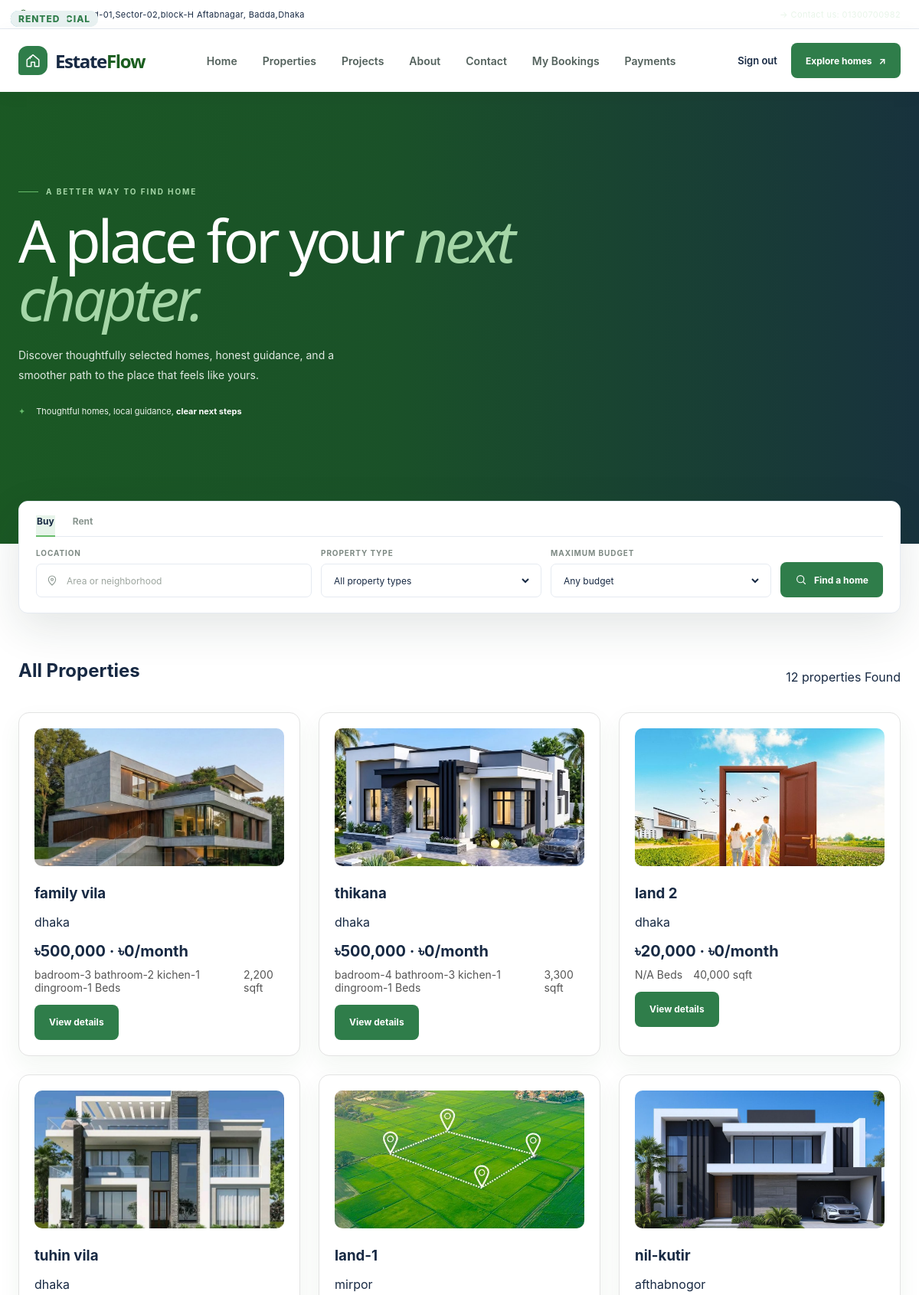
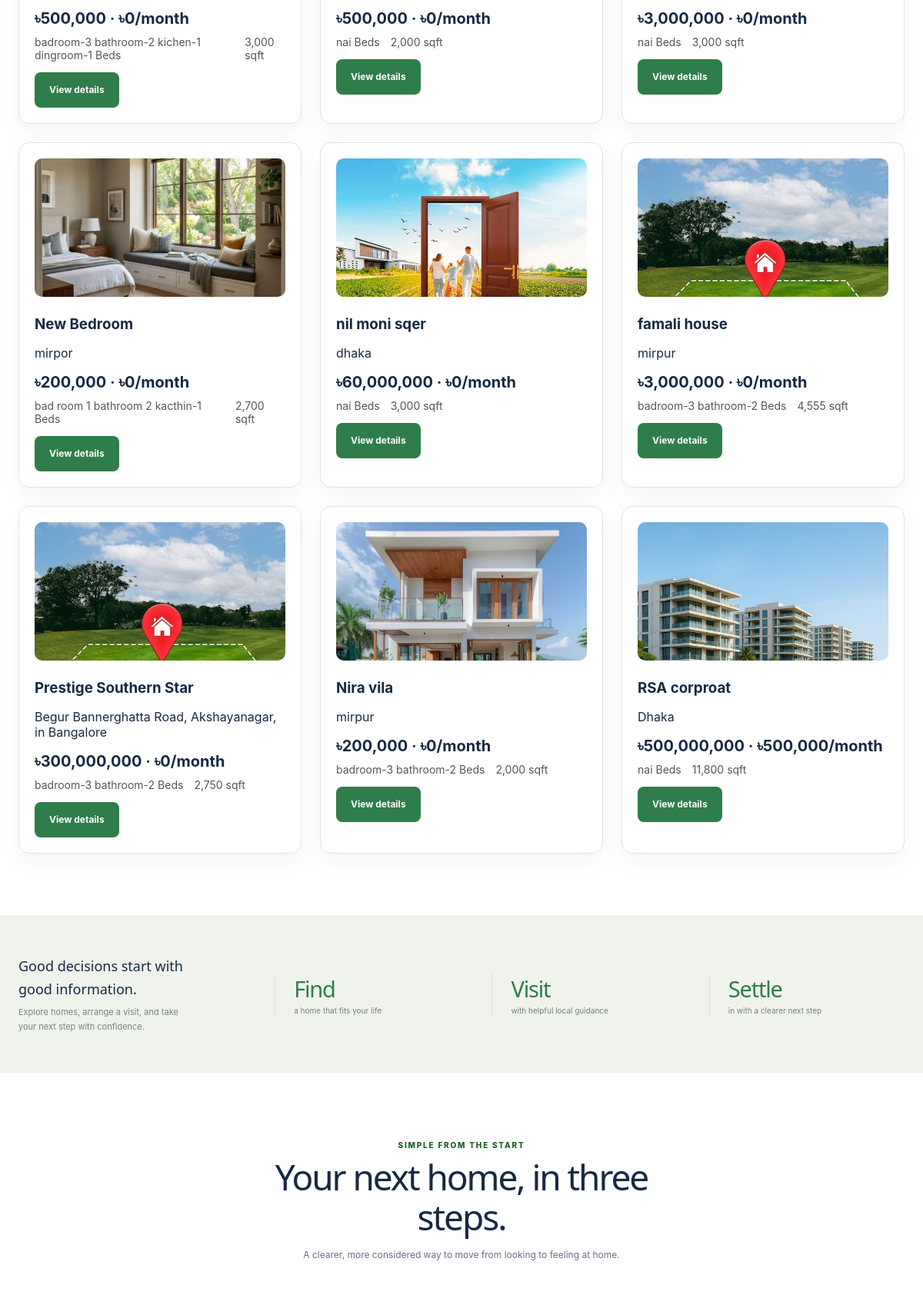
Screenshot of /frontend/user/customers_dashboard.php (signed in, upper part) with the database file from the repository (2 pictures, top to bottom).
### tables this page shows
CREATE TABLE `properties` (
  `property_id` bigint UNSIGNED NOT NULL,
  `owner_id` bigint UNSIGNED NOT NULL,
  `title` varchar(100) NOT NULL,
  `property_type` enum('flat','land','commercial') NOT NULL,
  `address` varchar(255) NOT NULL,
  `area_sqft` decimal(10,2) DEFAULT NULL,
  `price` decimal(12,2) DEFAULT NULL,
  `monthly_rent` decimal(12,2) DEFAULT NULL,
  `flat_details` varchar(100) NOT NULL,
  `status` enum('available','sold','rented') NOT NULL DEFAULT 'available',
  `description` text,
  `created_at` datetime NOT NULL DEFAULT CURRENT_TIMESTAMP,
  `imagas` varchar(100) NOT NULL
);

### frontend/user/customers_dashboard.php (the view, shortened to what this page needs)
<?php
$location = trim($_GET['location'] ?? '');
$where  = [];
$sql = "SELECT property_id, title, property_type, address, area_sqft,
               price, monthly_rent, flat_details, status, imagas
        FROM properties"
     . ($where ? " WHERE " . implode(' AND ', $where) : "") . "
        ORDER BY created_at DESC";
$stmt = $conn->prepare($sql);
$stmt->execute();
$result = $stmt->get_result();
$total  = $result->num_rows;
?>
<!DOCTYPE html>
<html lang="en">
<head>
  <link rel="stylesheet" href="partials/style.css">
</head>
<body>
  <?php include __DIR__ . '/partials/customar_header.php'; ?>
  <main>
    <section class="hero" aria-labelledby="hero-title">
      <div class="shell">
        <div class="hero-content">
          <p class="eyebrow">A better way to find home</p>
          <h1 id="hero-title">A place for your <em>next chapter.</em></h1>
          <p class="hero-copy">Discover thoughtfully selected homes, honest guidance, and a smoother path to the place that feels like yours.</p>
          <div class="hero-proof">
            <span class="proof-stars" aria-hidden="true">✦</span>
            <span>Thoughtful homes, local guidance, <strong>clear next steps</strong></span>
          </div>
        </div>
      </div>
    </section>
    <div class="shell search-wrap">
      <form class="search-panel" id="property-search" role="search" method="get" action="#properties">
        <div class="search-tabs" role="tablist" aria-label="Listing type">
          <button class="search-tab" type="button" role="tab" aria-selected="true" data-mode="buy">Buy</button>
          <button class="search-tab" type="button" role="tab" aria-selected="false" data-mode="rent">Rent</button>
        </div>
        <div class="search-fields">
          <div class="field">
            <label for="location">Location</label>
            <div class="input-wrap">
              <svg width="16" height="16" viewBox="0 0 24 24" fill="none" aria-hidden="true"><path d="M19 10c0 5-7 11-7 11S5 15 5 10a7 7 0 1 1 14 0Z" stroke="currentColor" stroke-width="1.6"/><circle cx="12" cy="10" r="2.2" stroke="currentColor" stroke-width="1.6"/></svg>
              <input id="location" name="location" type="search" placeholder="Area or neighborhood" value="<?= htmlspecialchars($location) ?>">
            </div>
          </div>
          <div class="field">
            <label for="property-type">Property type</label>
            <div class="input-wrap">
              <select id="property-type" name="type">
                <option value="">All property types</option>
              </select>
            </div>
          </div>
          <div class="field">
            <label for="budget">Maximum budget</label>
            <div class="input-wrap">
              <select id="budget" name="budget">
                <option value="">Any budget</option>
              </select>
            </div>
          </div>
          <button class="button search-submit" type="submit">
            <svg viewBox="0 0 24 24" fill="none" aria-hidden="true"><circle cx="10.8" cy="10.8" r="6.8" stroke="currentColor" stroke-width="1.8"/><path d="m16 16 4.2 4.2" stroke="currentColor" stroke-width="1.8" stroke-linecap="round"/></svg>
            Find a home
          </button>
        </div>
      </form>
    </div>
    <section class="properties-section" id="properties">
      <div class="shell">
        <div class="section-head">
          <h2>All Properties</h2>
          <p><?= $total ?>  properties Found</p>
        </div>
        <div class="property-grid">
          <?php if ($total > 0): ?>
            <?php while ($p = $result->fetch_assoc()): ?>
              <article class="property-card">
                <?php if (!empty($p['imagas'])): ?>
                  <img src="../../backend/owner/property_crud/<?= htmlspecialchars($p['imagas']) ?>" alt="<?= htmlspecialchars($p['title']) ?>">
                <?php endif; ?>
                <span class="badge"><?= htmlspecialchars(ucfirst($p['status'])) ?></span>
                <h3><?= htmlspecialchars($p['title']) ?></h3>
                <p><?= htmlspecialchars($p['address']) ?></p>
                <p class="price">
                  <?php if ($p['price'] !== null): ?>
                    ৳<?= number_format($p['price']) ?>
                  <?php endif; ?>
                  <?php if ($p['monthly_rent'] !== null): ?>
                    <?= $p['price'] !== null ? ' · ' : '' ?>৳<?= number_format($p['monthly_rent']) ?>/month
                  <?php endif; ?>
                </p>
                <ul class="meta">
                  <?php if (!empty($p['flat_details'])): ?><li><?= htmlspecialchars($p['flat_details']) ?> Beds</li><?php endif; ?>
                  <?php if ($p['area_sqft'] !== null): ?><li><?= number_format($p['area_sqft']) ?> sqft</li><?php endif; ?>
                </ul>
                <a class="button" href="property-details.php?id=<?= (int)$p['property_id'] ?>">View details</a>
              </article>
            <?php endwhile; ?>
          <?php else: ?>
            <p>Kono property pawa jayni.</p>
          <?php endif; ?>
        </div>
      </div>
    </section>
    <section class="trust-band" aria-label="EstateFlow at a glance">
      <div class="shell trust-inner">
        <div class="trust-copy"><strong>Good decisions start with good information.</strong>Explore homes, arrange a visit, and take your next step with confidence.</div>
        <div class="trust-stat"><strong>Find</strong><span>a home that fits your life</span></div>
        <div class="trust-stat"><strong>Visit</strong><span>with helpful local guidance</span></div>
        <div class="trust-stat"><strong>Settle</strong><span>in with a clearer next step</span></div>
      </div>
    </section>
    <section class="how-section" id="how-it-works" aria-labelledby="how-title">
      <div class="shell">
        <div class="how-intro">
          <p class="section-kicker">Simple from the start</p>
          <h2 class="section-title" id="how-title">Your next home, in three steps.</h2>
          <p class="section-description">A clearer, more considered way to move from looking to feeling at home.</p>
        </div>
      </div>
    </section>
  </main>
</body>
</html>

### frontend/user/customers_dashboard.php (style rules this page uses)
.properties-section { padding: 40px 0 20px; }
.properties-section .section-head { margin-bottom: 20px; }
.property-grid { display:grid; grid-template-columns:repeat(auto-fill,minmax(280px,1fr)); gap:24px; margin-bottom:60px; }
.property-card { border:1px solid #e3e3e3; border-radius:14px; padding:20px; background:#fff; }
.property-card img { width:100%; height:180px; object-fit:cover; border-radius:10px; margin-bottom:10px; }
.property-card h3 { margin:10px 0 4px; }
.badge { display:inline-block; font-size:12px; padding:3px 10px; border-radius:20px; background:#e8f1f1; margin-right:6px; }
.price { font-size:20px; font-weight:700; margin:10px 0; }
.meta { display:flex; gap:14px; list-style:none; padding:0; margin:0 0 14px; color:#555; font-size:14px; }

### rows the page displays
properties: imagas (picture), title "family vila", address "dhaka", price "500,000", monthly_rent "0", flat_details "badroom-3 bathroom-2 kichen-1 dingroom-1", area_sqft "2,200"
properties: imagas (picture), title "thikana", address "dhaka", price "500,000", monthly_rent "0", flat_details "badroom-4 bathroom-3 kichen-1 dingroom-1", area_sqft "3,300"
properties: imagas (picture), title "land 2", address "dhaka", price "20,000", monthly_rent "0", flat_details "N/A", area_sqft "40,000"
properties: imagas (picture), title "tuhin vila", address "dhaka", price "500,000", monthly_rent "0", flat_details "badroom-3 bathroom-2 kichen-1 dingroom-1", area_sqft "3,000"
properties: imagas (picture), title "land-1", address "mirpor", price "500,000", monthly_rent "0", flat_details "nai", area_sqft "2,000"
properties: imagas (picture), title "nil-kutir", address "afthabnogor", price "3,000,000", monthly_rent "0", flat_details "nai", area_sqft "3,000"
properties: imagas (picture), title "New Bedroom", address "mirpor", price "200,000", monthly_rent "0", flat_details "bad room 1 bathroom 2 kacthin-1", area_sqft "2,700"
properties: imagas (picture), title "nil moni sqer", address "dhaka", price "60,000,000", monthly_rent "0", flat_details "nai", area_sqft "3,000"
properties: imagas (picture), title "famali house", address "mirpur", price "3,000,000", monthly_rent "0", flat_details "badroom-3 bathroom-2", area_sqft "4,555"
properties: imagas (picture), title "Prestige Southern Star", address "Begur Bannerghatta Road, Akshayanagar, in Bangalore", price "300,000,000", monthly_rent "0", flat_details "badroom-3 bathroom-2", area_sqft "2,750"
properties: imagas (picture), title "Nira vila", address "mirpur", price "200,000", monthly_rent "0", flat_details "badroom-3 bathroom-2", area_sqft "2,000"
properties: imagas (picture), status "RENTED", title "RSA corproat", address "Dhaka", price "500,000,000", monthly_rent "500,000", flat_details "nai", area_sqft "11,800"

### other values shown
$total "12"
